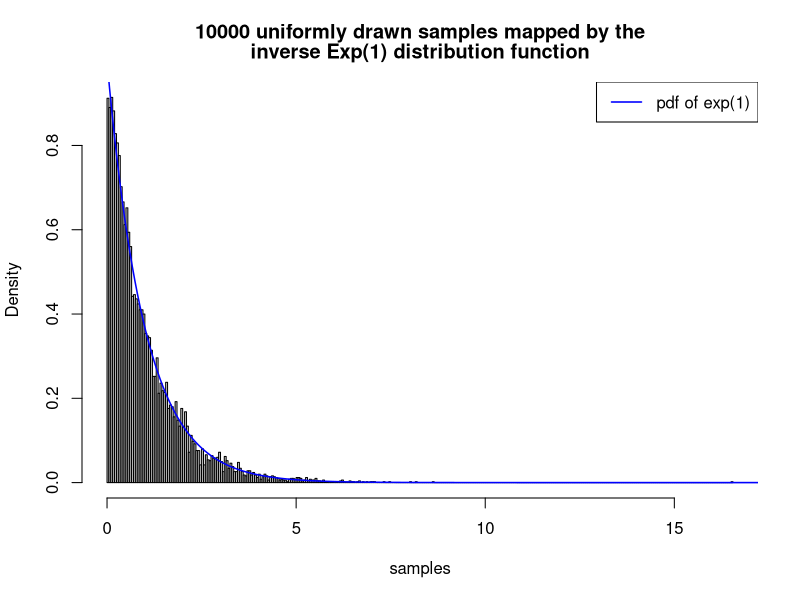

Recreate this plot in R.
# Illustration of pseudo random generated number using the inverse method

sample_using_inverse_method <- function(n_samples, F_inverse) {
    # Returns n_samples from a random variable having the distribution function
    # F.

    # ARGS:
    # n_samples - Number of drawn samples.
    # F_inverse - Inverse function of the distribution function governing the
    # drawn samples.

    uniform_samples <- runif(n=n_samples, min=0, max=1)
    return (F_inverse(uniform_samples))
}


inverse_exponential_d <- function(x) -log(1 - x)

# Illustrate drawn samples having exp(1) distributions using the inverse
# method
N_SAMPLES = 10000
exponential_samples <- sample_using_inverse_method(N_SAMPLES,
                                                   inverse_exponential_d)
x_range <- seq(0, 20, length=300)

plot_title <- c('10000 uniformly drawn samples mapped by the',
                'inverse Exp(1) distribution function')
hist(exponential_samples, breaks=250, probability=TRUE, main=plot_title,
     xlab='samples')
lines(x_range, dexp(x_range, rate=1), col='blue', lwd=1.5)
legend('topright', c('pdf of exp(1)'), col='blue', lwd=1.5)
#dev.copy(jpeg, 'pseudo_random_illustration.jpeg')
#dev.off()
